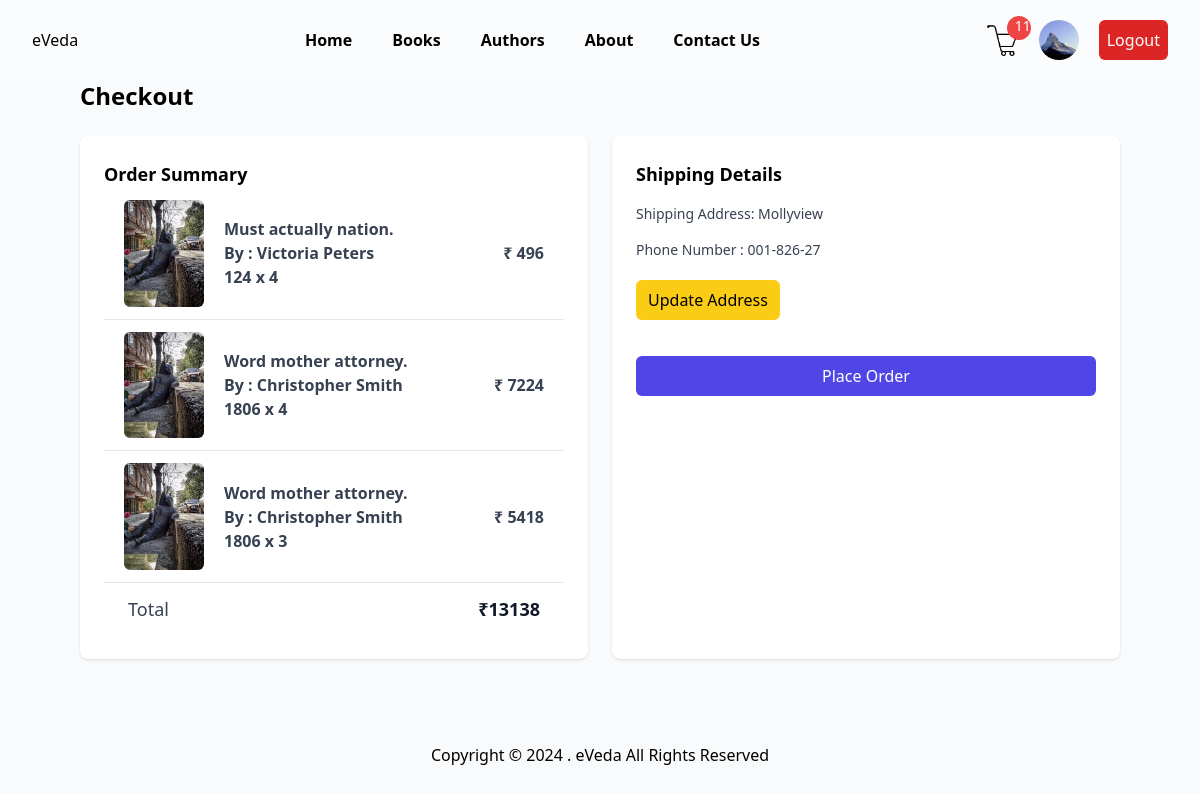
/checkout/ (signed in), run on the app's committed database.
### ebooks_app/models.py (models this page shows, shortened)
class User(AbstractUser):
    email = models.EmailField(unique=True)  # Email as a unique identifier
    username = models.CharField(max_length=150, blank=True, null=True)  # Make username optional
    profile_picture = models.ImageField(upload_to='user_profiles/', blank=True, null=True)  # Profile picture
    location = models.CharField(max_length=255, blank=True, null=True)  # User location
    phone = models.CharField(max_length=10, blank=True, null=True)
    is_admin = models.BooleanField(default=False)
    USERNAME_FIELD = 'email'
    REQUIRED_FIELDS = ['username']
    class Meta:
        verbose_name = "User"
        verbose_name_plural = "Users"

class CartItem(models.Model):
    cart = models.ForeignKey(Cart, on_delete=models.CASCADE, related_name='items')
    book = models.ForeignKey(Book, on_delete=models.CASCADE)
    quantity = models.PositiveIntegerField(default=1)
    def get_total_price(self):
        return self.book.price * self.quantity

class Book(models.Model):
    Book_id=models.UUIDField(primary_key=True,default=uuid.uuid4,editable=False)
    title = models.CharField(max_length=255)
    author = models.ForeignKey(Author, on_delete=models.CASCADE)
    description = models.TextField()
    published_date = models.DateField()
    price = models.PositiveIntegerField(default=0)
    status = models.CharField(
        max_length=20,
        choices=[('draft', 'Draft'), ('published', 'Published')],
    )
    category = models.ForeignKey(Category, on_delete=models.CASCADE)
    cover_image = models.ImageField(upload_to='book_covers/', blank=True)
    is_trending = models.BooleanField(default=False)  # For trending books
    is_best_seller = models.BooleanField(default=False)  # For best sellers
    added_on = models.DateTimeField(default=timezone.now)  # Date when book is added to the store
    sales_count = models.PositiveIntegerField(default=0)  # To track sales for best sellers

class Author(models.Model):
    first_name = models.CharField(max_length=100)  # Author's first name
    last_name = models.CharField(max_length=100)   # Author's last name
    bio = models.TextField(blank=True, null=True)  # Short biography
    date_of_birth = models.DateField(blank=True, null=True)  # Date of birth
    date_of_death = models.DateField(blank=True, null=True)  # Date of death (optional)
    website = models.URLField(blank=True, null=True)  # Author's website
    photo = models.ImageField(upload_to='author_photos/', blank=True, null=True)  # Author's photo
    def __str__(self):
        return f"{self.first_name} {self.last_name}"
    class Meta:
        verbose_name='Author'
        verbose_name_plural='Authors'
        ordering = ['last_name', 'first_name']  # Order by last and first name

class Cart(models.Model):
    user = models.OneToOneField(User, on_delete=models.CASCADE, related_name='cart')
    created_at = models.DateTimeField(auto_now_add=True)
    def get_total_price(self):
        return sum(item.get_total_price() for item in self.items.all())
    def get_total_items(self):
        return sum(item.quantity for item in self.items.all())

### ebooks_app/views.py (the view)
# urls.py: path("checkout/", views.checkout, name="checkout"),
@login_required(login_url='/login/')
def checkout(request):
    cart = get_object_or_404(Cart, user=request.user)
    if not request.user.phone or not request.user.location:
        messages.warning(
            request,
            "Please complete your profile by adding your phone number and address before proceeding to checkout."
        )
        return redirect("profile")
    cart_total_price = cart.get_total_price()  # Cart total in INR
    if cart_total_price < MIN_ORDER_AMOUNT:
        messages.error(
            request,
            f"Your order total is ₹{cart_total_price:.2f}, which is less than the minimum allowed amount of ₹{MIN_ORDER_AMOUNT}. Please add more items to your cart."
        )
        return redirect("view_cart")
    if request.method == "GET":
        amount_in_paisa = int(cart_total_price * 100)
        razorpay_order = razorpay_client.order.create({
            "amount": amount_in_paisa,
            "currency": "INR",
            "payment_capture": 1
        })
        context = {
            "razorpay_key_id": settings.RAZORPAY_KEY_ID,
            "amount": amount_in_paisa,
            "currency": "INR",
            "razorpay_order_id": razorpay_order["id"],
            "cart": cart,
            "user": request.user,
        }
        return render(request, "pages/checkout.html", context)

### ebooks_app/context_processors.py (called while the page is built)
def cart_context(request):
    if request.user.is_authenticated:
        try:
            cart = Cart.objects.get(user=request.user)
            total_items = cart.get_total_items()
            return {'cart_item_count': total_items}
        except Cart.DoesNotExist:
            return {'cart_item_count': 0}
    return {'cart_item_count': 0}

### ebooks_app/templates/pages/checkout.html (shortened to what this page needs)
{% extends 'master_page.html' %} {% load static %} {% block title %}eVeda|Checkout {% endblock %}{% block content %}
<div class="lg:px-20 px-5">
    <h2 class="text-2xl font-bold mb-6">Checkout</h2>
    {% if cart.items.exists %}
    <div class="grid grid-cols-1 md:grid-cols-2 gap-6">
        <div class="bg-white p-6 shadow rounded-lg">
            <h1 class=" font-heading font-bold text-lg">Order Summary</h1>
            <ul class="divide-y divide-gray-200">
                {% for item in cart.items.all %}
                <li class="flex justify-between items-center py-3 px-5">
                    <div class="flex items-center gap-5">
                        <img src="{{ item.book.cover_image.url}}" alt="{{ item.book.title }}" class="w-20 -20 rounded-md">
                        <div>
                            <h1 class=" font-paragraph font-bold text-gray-700">{{ item.book.title }}</h1>
                            <h1 class=" font-paragraph font-bold text-gray-700">By : {{ item.book.author }}</h1>
                            <h1 class=" font-paragraph font-bold text-gray-700">{{ item.book.price }} x {{ item.quantity }}</h1>
                        </div>
                    </div>
                    <h1 class=" font-paragraph font-bold text-gray-700">₹ {{ item.get_total_price }}</h1>
                </li>
                {% endfor %}
                <li class="flex justify-between py-3 border-t border-gray-300 px-6">
                    <h1 class="text-lg font-medium text-gray-700 ">Total</h1>
                    <span class="text-lg font-bold text-gray-900">₹{{ cart.get_total_price }}</span>
                </li>
            </ul>
        </div>
        <div class="bg-white p-6 shadow rounded-lg">
            <h3 class="text-lg font-semibold mb-4">Shipping Details</h3>
            <form method="post">
                <div class="mb-4 ">
                    {% if user.is_authenticated %}
                    <p class="text-sm font-medium text-gray-700 mt-4">Shipping Address: {{ user.location }}</p>
                    <p class="text-sm font-medium text-gray-700 mt-4">Phone Number : {{ user.phone }}</p> {% endif %}
                    <a href="{% url 'profile' %} " class="inline-block bg-yellow-400 py-2 px-3 rounded-md my-5 ">Update Address</a>
                </div>
            </form>
            <button id="rzp-button" type="submit " class="w-full bg-indigo-600 text-white py-2 px-4 rounded-md hover:bg-indigo-700 focus:outline-none focus:ring-2 focus:ring-indigo-500 focus:ring-offset-2 ">
                Place Order
            </button>
        </div>
    </div>
    {% else %}
    <p>Your cart is empty.</p>
    {% endif %}
</div>
{% endblock %}

### ebooks_app/templates/layout/navbar.html (shortened to what this page needs)
{% load static %}
<header class="bg-white bg-opacity-30 w-full z-50" id="navbar">
    <div class="px-4 mx-auto sm:px-6 lg:px-8 " id="navbarColor">
        <div class="flex items-center justify-between h-16 lg:h-20 ">
            <div class="flex-shrink-0">
                <a href="{% url 'home' %}" title="" class="flex">
                    <div class="flex items-center justify-center">
                        <h1>eVeda</h1>
                    </div>
                </a>
            </div>
            <div class="hidden lg:flex lg:items-center lg:justify-center lg:space-x-10 font-heading font-bold">
                <a href="{% url 'home' %}" title="" class="text-base text-black transition-all duration-200 hover:text-opacity-80">
            Home</a
          >
          <a
          href="{% url 'all_books' %}"
            title=""
            class="text-base text-black transition-all duration-200 hover:text-opacity-80"
          >
           Books
          </a>
                <a href="{% url 'authors' %}" title="" class="text-base text-black transition-all duration-200 hover:text-opacity-80">Authors
                </a>
                <a href="{% url 'about' %}" title="" class="text-base text-black transition-all duration-200 hover:text-opacity-80">About
                </a>
                <a href="{% url 'contact' %}" title="" class="text-base text-black transition-all duration-200 hover:text-opacity-80">
            Contact Us
          </a>
            </div>
            {% if not request.user.is_authenticated %}
            <a href="{% url 'login' %}" title="" class="hidden lg:inline-flex items-center justify-center px-5 py-2.5 text-base transition-all duration-200 hover:bg-yellow-300 hover:text-black focus:text-black focus:bg-yellow-300 font-semibold text-white bg-black rounded-full"
                role="button">
          Log In
        </a> {% else %}
            <div class="hidden lg:flex justify-center items-center gap-5">
                <a href="{% url 'view_cart' %}" class="relative">
                    <img src="{% static 'assets/cart.png' %}" alt="cart" class="w-8 h-auto">{% if cart_item_count > 0 %}
                    <span class="absolute -top-2 left-5 bg-red-500 text-white text-sm rounded-full px-2 w-6 h-6">
                  {{ cart_item_count }}
              </span> {% endif %}
                </a>
                <a href="{% url 'profile' %}">
                    <img src="{% if user.profile_picture %}{{ user.profile_picture.url }}{% else %}/static/assets/user.png{% endif %}" alt="profile" class="w-10 h-10 rounded-full">
                </a>
                <a class="bg-red-600  px-2 py-2 rounded-md text-white font-medium font-paragraph" href="{% url 'logout' %}">Logout</a>
            </div> {% endif %}
        </div>
    </div>
</header>

### data on the page
User: profile_picture (picture), location "Mollyview", phone "001-826-27"
CartItem: book.cover_image (picture), book "Must actually nation.", book.author "Victoria Peters", book.price "124", quantity "4", get_total_price "496"
CartItem: book.cover_image (picture), book "Word mother attorney.", book.author "Christopher Smith", book.price "1806", quantity "4", get_total_price "7224"
CartItem: book.cover_image (picture), book "Word mother attorney.", book.author "Christopher Smith", book.price "1806", quantity "3", get_total_price "5418"
Cart: get_total_price "13138"

### other printed values
{{ cart_item_count }} "11"
